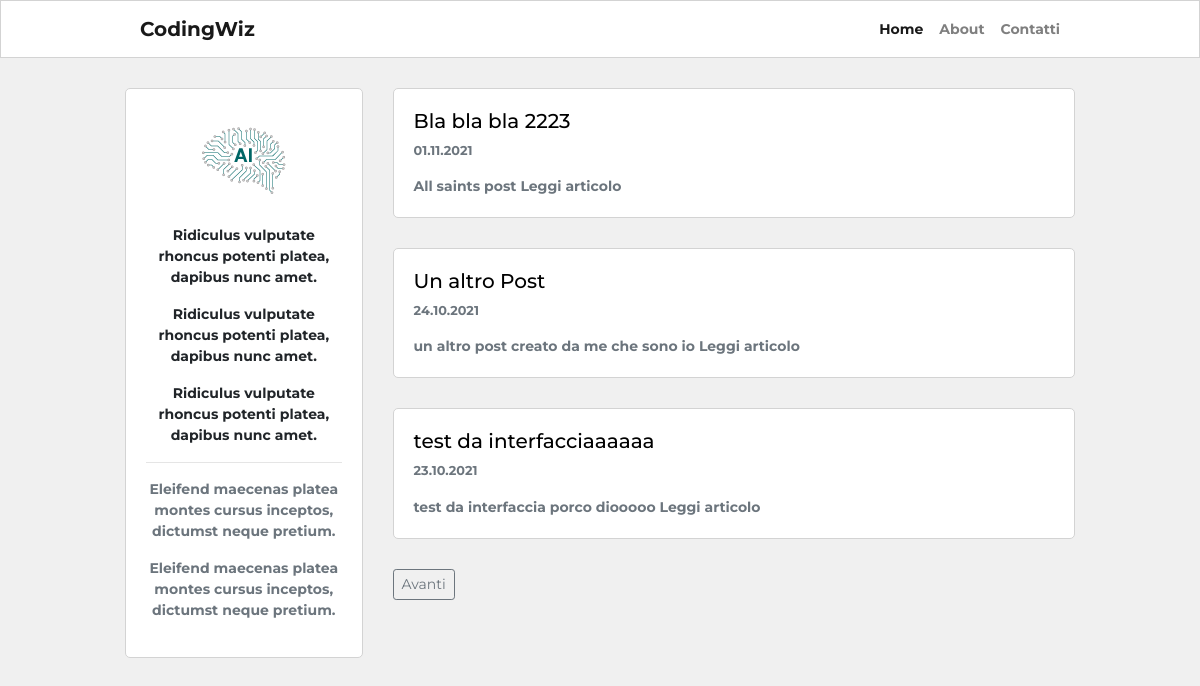
The app's page /, older data.
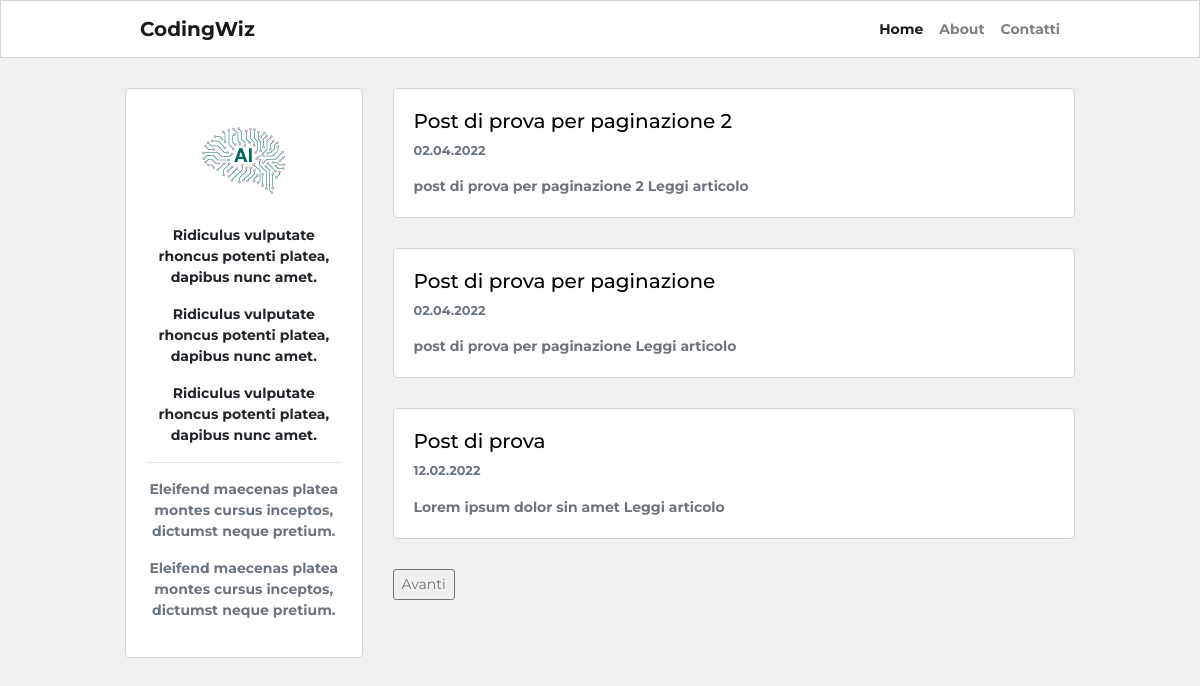
The same page, newer data.
### blog/models.py (models this page shows, shortened)
class Post(db.Model):
    __tablename__ = "post"
    id = db.Column(db.Integer, primary_key=True)
    user_id = db.Column(db.Integer, db.ForeignKey("user.id"), nullable=False)
    created_at = db.Column(db.DateTime, default=datetime.now)
    title = db.Column(db.String(255), nullable=False)
    description = db.Column(db.String(255))
    body = db.Column(db.Text(), nullable=False)
    slug = db.Column(db.String(255))
    image = db.Column(db.String(120))

### blog/routes.py (the view)
@app.route('/')
def homepage():
    page_number = request.args.get('page', 1, type=int)
    posts = Post.query.order_by(Post.created_at.desc()).paginate(page_number, 3, True)
    if posts.has_next:
        next_page = url_for('homepage', page=posts.next_num)
    else:
        next_page = None
    if posts.has_prev:
        previous_page = url_for('homepage', page=posts.prev_num)
    else:
        previous_page = None
    return render_template("homepage.html", posts=posts, current_page=page_number, next_page=next_page, previous_page=previous_page)

### blog/templates/homepage.html (shortened to what this page needs)
{% extends 'base.html' %}
{% block content %}
<div class="container content-container">
    <div class="row no-gutters">
        <div class="col-md-9 order-md-2">
        {% for post in posts.items %}
        <div class="single-post-home">
            <h5>
                <a class="custom-link" href="{{ url_for('post_details', post_slug=post.slug) }}">
                    {{ post.title }}
                </a>
            </h5>
            <p class="p-small-two text-muted">
                {{ post.created_at.strftime("%d.%m.%Y") }}
            </p>
            {% if post.description %}
                <p class="p-small-one text-muted mb-0">
                    {{ post.description }}
                    <a class="read-more" href="{{ url_for('post_details', post_slug=post.slug) }}">Leggi articolo</a>
                </p>
            {% endif %}
        </div>
        {% endfor %}
        <div class="pagination-block">
            {% if next_page %}
                <a class="btn btn-sm btn-outline-secondary" href="{{ next_page }}">Avanti</a>
            {% endif %}
        </div>
        </div>
        <div class="col-md-3 order-md-1">
            {% include "about_me_snippet.html" %}
        </div>
    </div>
</div>
{% endblock %}

### blog/templates/base.html (shortened to what this page needs)
<!DOCTYPE HTML>
<html>
<head>
    <link rel="stylesheet" href="https://cdn.jsdelivr.net/npm/bootstrap@4.5.3/dist/css/bootstrap.min.css">
    <link rel="stylesheet" href="{{ url_for('static', filename='blog.css') }}">
</head>
<body>
    <nav class="navbar navbar-expand-lg navbar-light navbar-bg-white">
        <div class="container navbar-container">
            <a class="navbar-brand" href="{{ url_for('homepage') }}">CodingWiz</a>
        <div class="collapse navbar-collapse" id="navbarSupportedContent">
            <div class="navbar-nav ml-auto">
                <a class="nav-item nav-link{% if request.path == '/' %} active {% endif %}" href="{{ url_for('homepage') }}">Home <span class="sr-only">(current)</span></a>
                <a class="nav-item nav-link{% if request.path == '/about' %} active {% endif %}" href="{{ url_for('about_page') }}">About</a>
                <a class="nav-item nav-link{% if request.path == '/contact' %} active {% endif %}" href="{{ url_for('contact_page') }}">Contatti</a>
            </div>
        </div>
        </div>
    </nav>
    {% block content %}
    {% endblock %}
</body>
</html>

### blog/templates/about_me_snippet.html
<div class="about-snippet-block text-center">
    <img class="img-fluid" width="150" alt="artificial intelligence" src="{{ url_for('static', filename='img/ai.png') }}">
    <div class="mt-3">
        <p class="p-small-one">Ridiculus vulputate rhoncus potenti platea, dapibus nunc amet.</p>
        <p class="p-small-one">Ridiculus vulputate rhoncus potenti platea, dapibus nunc amet.</p>
        <p class="p-small-one">Ridiculus vulputate rhoncus potenti platea, dapibus nunc amet.</p>
        <hr>
        <p class="p-small-one text-muted">Eleifend maecenas platea montes cursus inceptos, dictumst neque pretium.</p>
        <p class="p-small-one text-muted">Eleifend maecenas platea montes cursus inceptos, dictumst neque pretium.</p>
    </div>
</div>

### blog/static/blog.css (style rules this page uses)
html, body { font-family: 'Montserrat', sans-serif; background-color: #f0f0f0; font-weight: bold; }
.navbar-bg-white { background-color: white; border: 1px solid #d3d3d3; }
.content-container { max-width: 950px; margin-top: 30px; margin-bottom: 30px; padding: 0px; }
.pagination-block { margin-bottom:30px; }
.navbar-container { max-width: 950px; padding-top: 10px 0px 10px 0px; font-size: 0.875rem; }
.about-snippet-block { background-color: white; border: 1px solid #d3d3d3; border-radius: 5px; padding:20px; }
.single-post-home { background-color: white; border: 1px solid #d3d3d3; border-radius: 5px; padding:20px; margin-bottom:30px; }
.p-small-one { font-size: 0.875rem; }
.p-small-two { font-size: 0.800rem; }
.custom-link { color: #000; }
.read-more { color: #6c757d; text-decoration: none; }
@media (min-width: 768px) { .single-post-home { margin-left: 30px; } }
@media (min-width: 768px) { .pagination-block { margin-left: 30px; } }
@media (min-width: 768px) { .nav-link { padding-right: 0px !important; padding-left: 1rem !important; } }

Row changes from the older to the newer data that the page shows:
removed Post: title "Bla bla bla 2223", created_at "01.11.2021", description "All saints post"
removed Post: title "Un altro Post", created_at "24.10.2021", description "un altro post creato da me che sono io"
removed Post: title "test da interfacciaaaaaa", created_at "23.10.2021", description "test da interfaccia porco diooooo"
added Post: title "Post di prova per paginazione 2", created_at "02.04.2022", description "post di prova per paginazione 2"
added Post: title "Post di prova per paginazione", created_at "02.04.2022", description "post di prova per paginazione"
added Post: title "Post di prova", created_at "12.02.2022", description "Lorem ipsum dolor sin amet"
